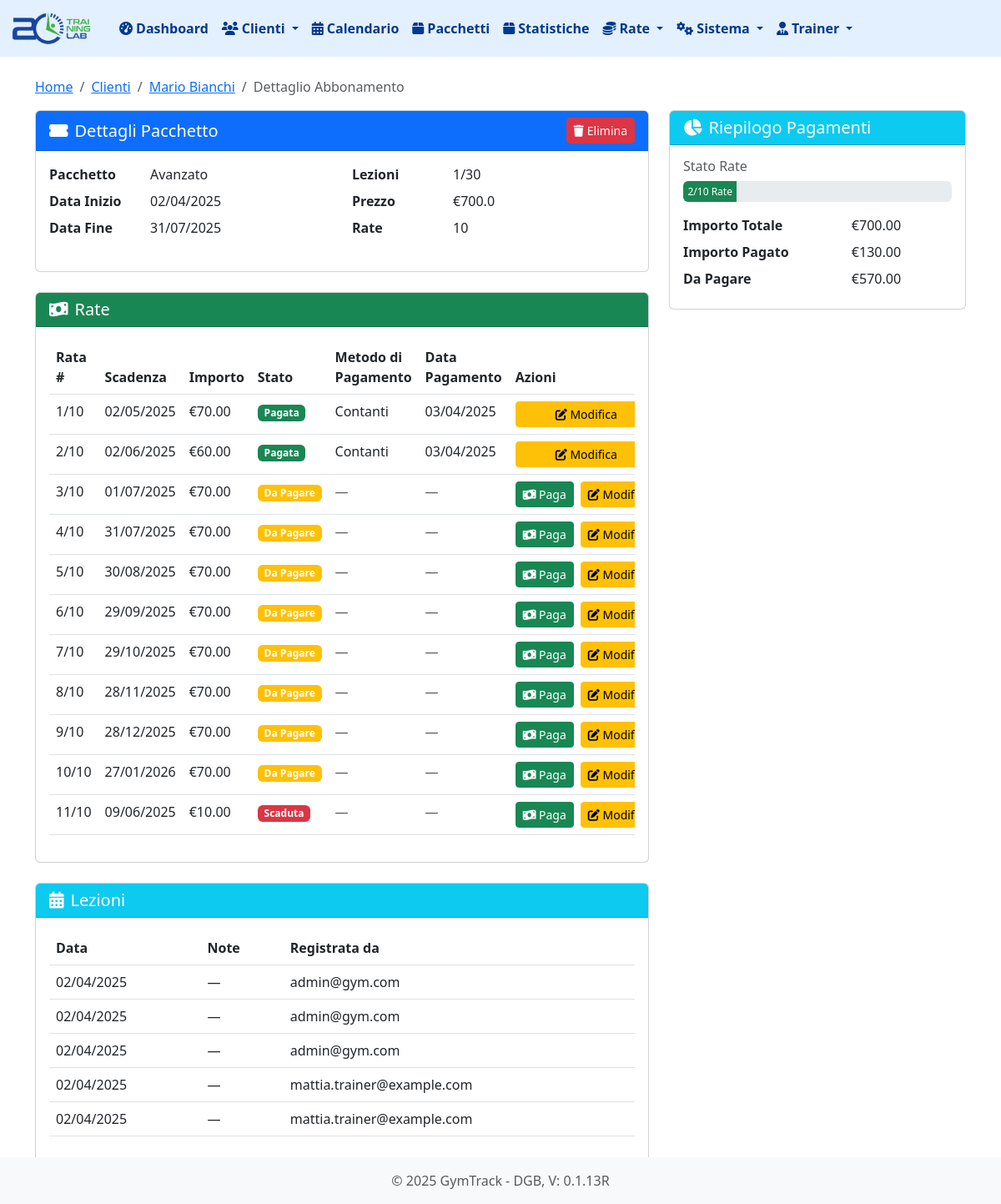
The page /abbonamenti/15 on the database as committed earlier.
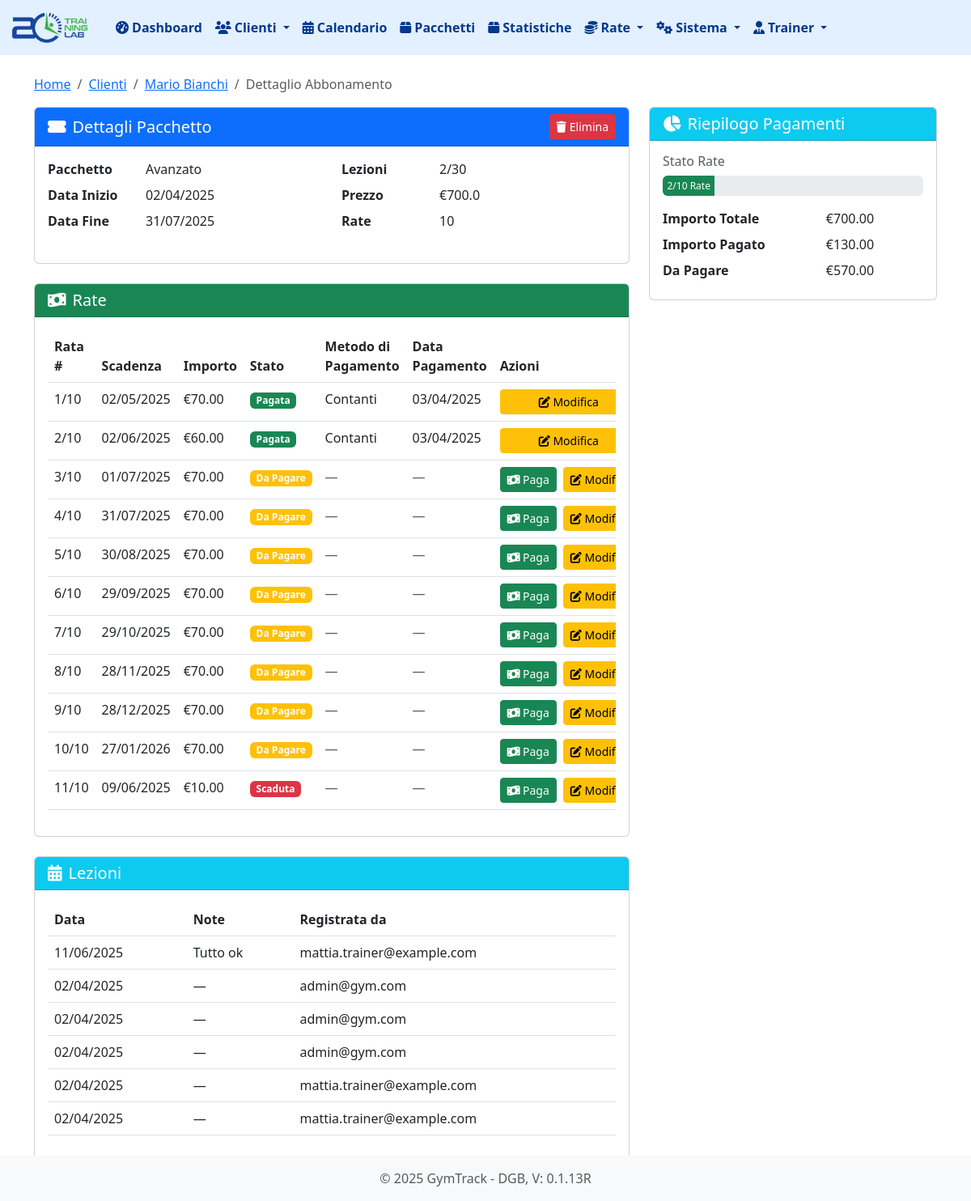
The same page on the database as committed later.
### tables this page shows
CREATE TABLE abbonamenti (
        id INTEGER PRIMARY KEY AUTOINCREMENT,
        cliente_id INTEGER NOT NULL,
        pacchetto_id INTEGER NOT NULL,
        data_inizio TEXT NOT NULL,
        data_fine TEXT NOT NULL,
        numero_lezioni INTEGER NOT NULL,
        lezioni_utilizzate INTEGER NOT NULL DEFAULT 0,
        prezzo_totale REAL NOT NULL,
        numero_rate INTEGER NOT NULL, sede_id INTEGER DEFAULT 1,
        FOREIGN KEY (cliente_id) REFERENCES clienti (id),
        FOREIGN KEY (pacchetto_id) REFERENCES pacchetti (id)
    );

CREATE TABLE utenti (
                id INTEGER PRIMARY KEY AUTOINCREMENT,
                nome TEXT NOT NULL,
                cognome TEXT NOT NULL,
                email TEXT UNIQUE NOT NULL,
                password TEXT NOT NULL,
                ruolo TEXT NOT NULL DEFAULT 'staff',
                attivo BOOLEAN NOT NULL DEFAULT 1,
                data_creazione TIMESTAMP DEFAULT CURRENT_TIMESTAMP
            );

CREATE TABLE "lezioni" (
                id INTEGER PRIMARY KEY AUTOINCREMENT,
                abbonamento_id INTEGER NOT NULL,
                data DATE NOT NULL,
                note TEXT,
                registrata_da INTEGER DEFAULT 1, sede_id INTEGER DEFAULT 1,
                FOREIGN KEY (abbonamento_id) REFERENCES abbonamenti (id),
                FOREIGN KEY (registrata_da) REFERENCES utenti (id)
            );

### routes/abbonamenti.py (the view)
@abbonamenti_bp.route('/abbonamenti/<int:abbonamento_id>')
def dettaglio_abbonamento(abbonamento_id):
    abbonamento = db.get_abbonamento(abbonamento_id)
    if not abbonamento:
        flash('Abbonamento non trovato', 'error')
        return redirect(url_for('index'))
    cliente = db.get_cliente(abbonamento['cliente_id'])
    rate = db.get_rate_by_abbonamento(abbonamento_id)
    lezioni = db.get_lezioni_by_abbonamento(abbonamento_id)
    lezioni = [dict(lezione) for lezione in lezioni]
    for lezione in lezioni:
        print(lezione['registrata_da'])
        lezione['registrata_da'] = db.get_user_email_by_id(lezione['registrata_da'])
    oggi = date.today()
    return render_template('abbonamenti/dettaglio.html',
                         abbonamento=abbonamento,
                         cliente=cliente,
                         rate=rate,
                         lezioni=lezioni,
                         oggi=oggi)

### app.py (called while the page is built)
@app.before_request
def setup():
    db.init_db()
    db.create_user_tables()
    g.hierarchy = db.build_hierarchy(session.get('user_role'), session.get('user_email'))

@app.template_filter('to_date')
def to_date_filter(date_str):
    if not date_str:
        return None
    return datetime.strptime(date_str, '%Y-%m-%d').date()

@app.template_filter('format_date')
def format_date_filter(date):
    if isinstance(date, str):
        try:
            date = datetime.strptime(date, '%Y-%m-%d')
        except ValueError:
            return date  # Ritorna la stringa originale se non può essere convertita
    try:
        return date.strftime('%d/%m/%Y')
    except AttributeError:
        return date  # Ritorna il valore originale se non può essere formattato

### database.py (called while the page is built, shortened)
def get_db_connection():
    conn = sqlite3.connect(DATABASE_PATH)
    conn.row_factory = sqlite3.Row
    return conn

def init_db():
    if os.path.exists(DATABASE_PATH):
        return

def get_cliente(cliente_id):
    conn = get_db_connection()
    cliente = conn.execute('SELECT * FROM clienti WHERE id = ?', (cliente_id,)).fetchone()
    conn.close()
    return cliente

### templates/abbonamenti/dettaglio.html (shortened to what the changed rows need)
{% extends 'base.html' %}
{% block content %}
<div class="row">
    <div class="col-md-8">
        <div class="card mb-4">
            <div class="card-body">
                <div class="row">
                    <div class="col-md-6">
                        <dl class="row">
                            <dt class="col-sm-4">Pacchetto</dt>
                            <dd class="col-sm-8">{{ abbonamento.tipo }}</dd>
                            <dt class="col-sm-4">Data Inizio</dt>
                            <dd class="col-sm-8">{{ abbonamento.data_inizio|format_date }}</dd>
                            <dt class="col-sm-4">Data Fine</dt>
                            <dd class="col-sm-8">{{ abbonamento.data_fine|format_date }}</dd>
                        </dl>
                    </div>
                    <div class="col-md-6">
                        <dl class="row">
                            <dt class="col-sm-4">Lezioni</dt>
                            <dd class="col-sm-8">{{ abbonamento.lezioni_utilizzate }}/{{ abbonamento.numero_lezioni }}</dd>
                            <dt class="col-sm-4">Prezzo</dt>
                            <dd class="col-sm-8">€{{ abbonamento.prezzo_totale }}</dd>
                            <dt class="col-sm-4">Rate</dt>
                            <dd class="col-sm-8">{{ abbonamento.numero_rate }}</dd>
                        </dl>
                    </div>
                </div>
            </div>
        </div>
        <div class="card mb-4">
            <div class="card-body">
                <div class="table-responsive">
                    <table class="table table-hover">
                        <thead>
                            <tr>
                                <th>Rata #</th>
                                <th>Scadenza</th>
                                <th>Importo</th>
                                <th>Stato</th>
                                <th>Metodo di Pagamento</th>
                                <th>Data Pagamento</th>
                                <th>Azioni</th>
                            </tr>
                        </thead>
                        <tbody>
                            {% for rata in rate %}
                            <tr>
                                <td>{{ rata.numero_rata }}/{{ abbonamento.numero_rate }}</td>
                                <td>{{ rata.data_scadenza|format_date }}</td>
                                <td>€{{ "%.2f"|format(rata.importo) }}</td>
                                <td>
                                    {% if rata.pagato %}
                                        <span class="badge bg-success">Pagata</span>
                                    {% else %}
                                        {% if rata.data_scadenza|to_date < oggi %}
                                            <span class="badge bg-danger">Scaduta</span>
                                        {% else %}
                                            <span class="badge bg-warning">Da Pagare</span>
                                        {% endif %}
                                    {% endif %}
                                </td>
                                <td>
                                    {% if rata.metodo_pagamento %}
                                        {{ rata.metodo_pagamento }}
                                    {% else %}
                                        <span class="text-muted">—</span>
                                    {% endif %}
                                </td>
                                <td>
                                    {% if rata.data_pagamento %}
                                        {{ rata.data_pagamento|format_date }}
                                    {% else %}
                                        <span class="text-muted">—</span>
                                    {% endif %}
                                </td>
                                <td>
                                    <div class="d-flex gap-2">
                                        {% if not rata.pagato %}
                                            <a href="{{ url_for('rate.paga_rata', rata_id=rata.id) }}" class="btn btn-sm btn-success flex-fill">
                                                <i class="fas fa-money-bill-wave"></i> Paga
                                            </a>
                                        {% endif %}
                                        <a href="{{ url_for('rate.modifica_rata', rata_id=rata.id) }}" class="btn btn-sm btn-warning flex-fill">
                                            <i class="fas fa-edit"></i> Modifica
                                        </a>
                                    </div>
                                </td>
                            </tr>
                            {% endfor %}
                        </tbody>
                    </table>
                </div>
            </div>
        </div>
        <div class="card">
            <div class="card-body">
                {% if lezioni %}
                    <div class="table-responsive">
                        <table class="table table-hover">
                            <thead>
                                <tr>
                                    <th>Data</th>
                                    <th>Note</th>
                                    <th>Registrata da</th>
                                </tr>
                            </thead>
                            <tbody>
                                {% for lezione in lezioni %}
                                    <tr>
                                        <td>{{ lezione.data|format_date }}</td>
                                        <td>{{ lezione.note or '—' }}</td>
                                        <td>{{ lezione.registrata_da or '—' }}</td>
                                    </tr>
                                {% endfor %}
                            </tbody>
                        </table>
                    </div>
                {% else %}
                    <div class="alert alert-info">
                        <i class="fas fa-info-circle me-2"></i>Nessuna lezione registrata.
                    </div>
                {% endif %}
            </div>
        </div>
    </div>
    <div class="col-md-4">
        <div class="card mb-4">
            <div class="card-body">
                <div class="mb-3">
                    <div class="progress" style="height: 25px;">
                        {% set rate_pagate = rate|selectattr('pagato')|list|length %}
                        {% set percentuale = (rate_pagate / abbonamento.numero_rate * 100)|round %}
                        <div class="progress-bar bg-success"
                             role="progressbar"
                             style="width: {{ percentuale }}%"
                             aria-valuenow="{{ rate_pagate }}"
                             aria-valuemin="0"
                             aria-valuemax="{{ abbonamento.numero_rate }}">
                            {{ rate_pagate }}/{{ abbonamento.numero_rate }} Rate
                        </div>
                    </div>
                </div>
                <dl class="row mb-0">
                    <dt class="col-sm-7">Importo Totale</dt>
                    <dd class="col-sm-5">€{{ "%.2f"|format(abbonamento.prezzo_totale) }}</dd>
                    <dt class="col-sm-7">Importo Pagato</dt>
                    <dd class="col-sm-5">€{{ "%.2f"|format(rate|selectattr('pagato')|sum(attribute='importo')) }}</dd>
                    <dt class="col-sm-7">Da Pagare</dt>
                    <dd class="col-sm-5">€{{ "%.2f"|format(rate|rejectattr('pagato')|sum(attribute='importo')) }}</dd>
                </dl>
            </div>
        </div>
    </div>
</div>
{% endblock %}

Rows that differ between the two databases and show on the page:
changed abbonamenti: lezioni_utilizzate "1" → "2"
added lezioni: data "11/06/2025", note "Tutto ok"
Other text that changed with them:
new list line: "mattia.trainer@example.com"
